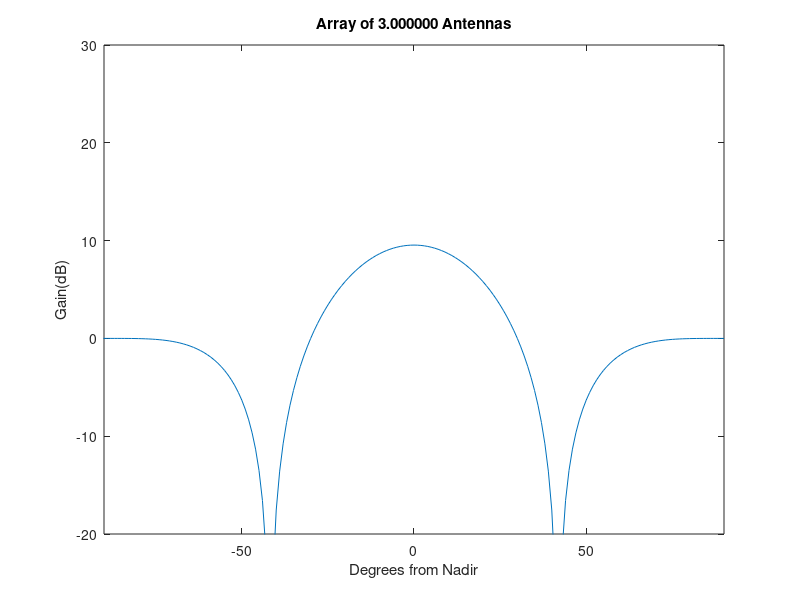

Here is the MATLAB script that generated this plot:
% This s script to produce the nadir facing beam pattern
% for an array of uniformly spaced dipoles created for the
% unofficial UTIG Ice Penetrating Radar Course 2013
% written by Dustin M. Schroeder

N = 3; % Number of Antennas
lambda = 5.0; % Wavelength of Transmitted Signal
d = lambda/2.0; % Spacing Between Antennas
theta = -180.0:1.0:180.0; % Angle of Beam Pattern (nadir = 90)
gamma = 2*pi*d/lambda*cos(theta/180.*pi); % Ulaby 9.112
F = sin(gamma*N/2.).^2./sin(gamma/2.).^2; % Ulaby 9.120
F_dB = 10*log10(F); % Convert to dB
plot(theta-90,F_dB); % Plot and Center on Nadir
ylim([-20,30]);
xlim([-90,90]);
xlabel('Degrees from Nadir')
ylabel('Gain(dB)')
str = sprintf('Array of %f Antennas',N);
title(str);